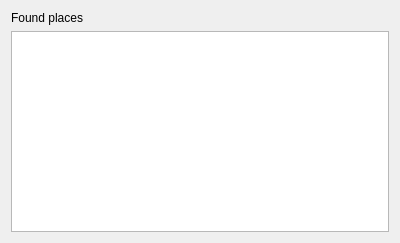
<ui version="4.0" >
 <class>weatherAddPlace</class>
 <widget class="QWidget" name="weatherAddPlace" >
  <property name="geometry" >
   <rect>
    <x>0</x>
    <y>0</y>
    <width>400</width>
    <height>243</height>
   </rect>
  </property>
  <property name="sizePolicy" >
   <sizepolicy vsizetype="Minimum" hsizetype="Expanding" >
    <horstretch>0</horstretch>
    <verstretch>0</verstretch>
   </sizepolicy>
  </property>
  <property name="windowTitle" >
   <string>Found Places</string>
  </property>
  <layout class="QVBoxLayout" >
   <item>
    <widget class="QLabel" name="label" >
     <property name="text" >
      <string>Found places</string>
     </property>
    </widget>
   </item>
   <item>
    <widget class="QListView" name="foundPlacesListView" />
   </item>
  </layout>
 </widget>
 <resources/>
 <connections/>
</ui>
